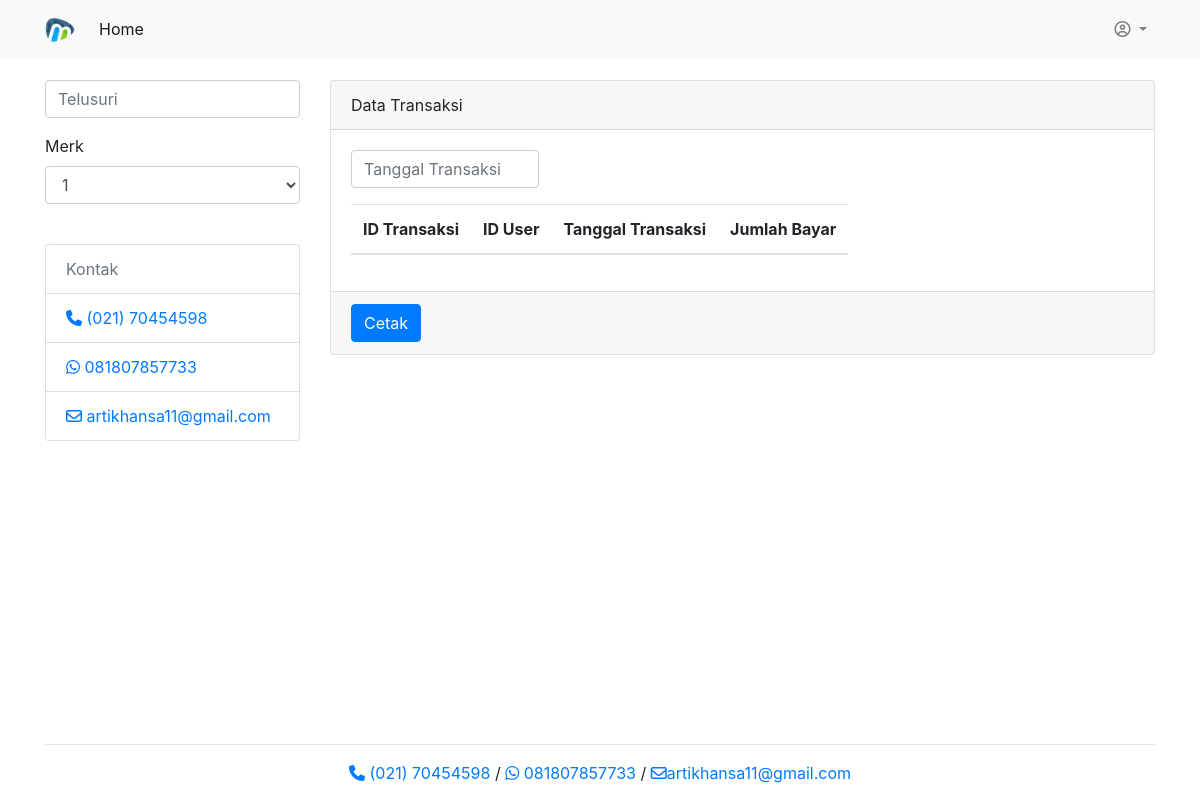
The app's page /transaksi-list.php (signed in), older data.
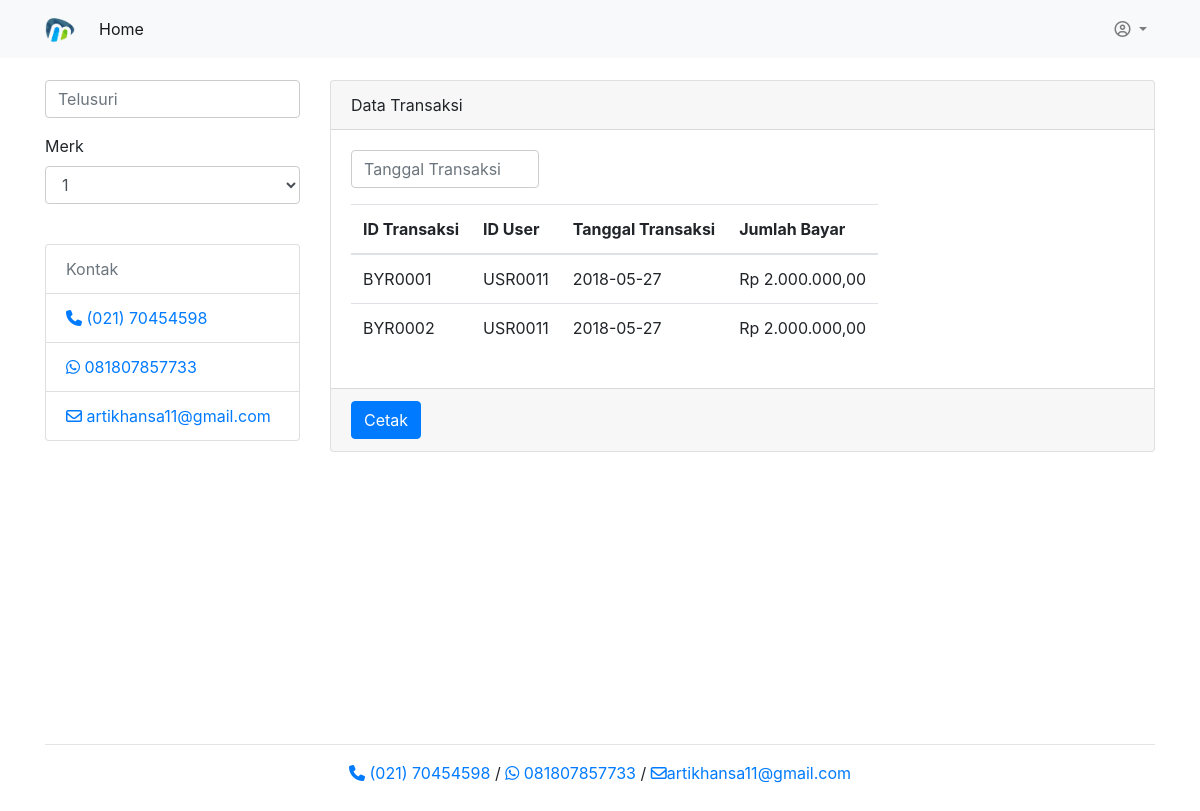
The same page, newer data.
### tables this page shows
CREATE TABLE `pembayaran` (
  `id_bayar` varchar(11) NOT NULL,
  `id_pemesanan` varchar(11) NOT NULL,
  `id_member` varchar(7) NOT NULL,
  `mtd_byr` enum('mandiri','bca') NOT NULL,
  `total_byr` int(11) DEFAULT NULL,
  `tgl_byr` timestamp NULL DEFAULT NULL,
  `bukti_byr` varchar(50) NOT NULL,
  `status` enum('0','1') NOT NULL
);

### function/ultimate.php (called while the page is built, shortened)
<?php
function run($query) {
  global $link;
  return mysqli_query($link, $query);
}
if (isset($_SESSION['user'])) {
    $login = true;
    if (cek_status($_SESSION['user']) == 1) {
    $super_user = true;
  }
}
function cek_status($user) {
  $query  = "SELECT level FROM member WHERE username='$user'";
  while ($row = mysqli_fetch_assoc(run($query))):
    return $row['level'];
  endwhile;
}
function tampil_data_detail($column, $key, $value) {
  $query  = "SELECT * FROM $column WHERE $key='$value'";
  return run($query);
}
?>

### core/init.php (called while the page is built, shortened)
<?php
require_once 'function\koneksi.php';
require_once 'function\money.php';
require_once 'function\ultimate.php';
?>

### function/money.php (called while the page is built, shortened)
<?php
function rupiah($angka) {
  return 'Rp ' . number_format($angka,2,",",".");
}
function newDate($date) {
  $newFormat = date_create($date);
  return date_format($newFormat,"Y-m-d");
}
?>

### transaksi-list.php (the view)
<?php
require_once 'core/init.php';
include 'view/header.php';
if ($login == true) {
  if ($super_user == true) {
?>
<div class="row">
  <div class="col-lg-3">
    <?php include 'menu.php'; ?>
  </div>
  <div class="col-lg-9">
    <div class="card card-outline-secondary">
      <div class="card-header">
        Data Transaksi
      </div>
      <div class="card-body">
        <form method="post">
          <div class="form-row">
            <div class="form-group col-md-3">
              <input type="text" class="form-control" name="tglbeli" id="myInput" onkeyup="myFunction('2')" placeholder="Tanggal Transaksi">
            </div>
          </div>
        </form>
        <?php
        $result = tampil_data_detail('pembayaran', 'status', 1);
        ?>
        <table class="table table-responsive" id="myTable">
          <thead>
            <tr>
              <th>ID Transaksi</th>
              <th>ID User</th>
              <th>Tanggal Transaksi</th>
              <th>Jumlah Bayar</th>
            </tr>
          </thead>
          <tbody>
            <?php while ($row = mysqli_fetch_assoc($result)) {
              $id = $row['id_bayar'];
            ?>
            <tr>
              <td><?= $id ?></td>
              <td><?= $row['id_member'] ?></td>
              <td><?= newDate($row['tgl_byr']) ?></td>
              <td><?= rupiah($row['total_byr']) ?></td>
            </tr>
            <?php } ?>
          </tbody>
        </table>
      </div>
      <div class="card-footer">
        <a href="cetak-mobil.php" class="btn btn-primary"> Cetak </a>
      </div>
    </div>
  </div>
</div>
<?php
  } else {
    redirect_url('index.php');
  }
} else {
  redirect_url('login.php');
}
require_once 'view/footer.php';
?>

Row changes from the older to the newer data that the page shows:
added pembayaran: id_bayar "BYR0001", id_member "USR0011", tgl_byr "2018-05-27", total_byr "Rp 2.000.000,00"
added pembayaran: id_bayar "BYR0002", id_member "USR0011", tgl_byr "2018-05-27", total_byr "Rp 2.000.000,00"
